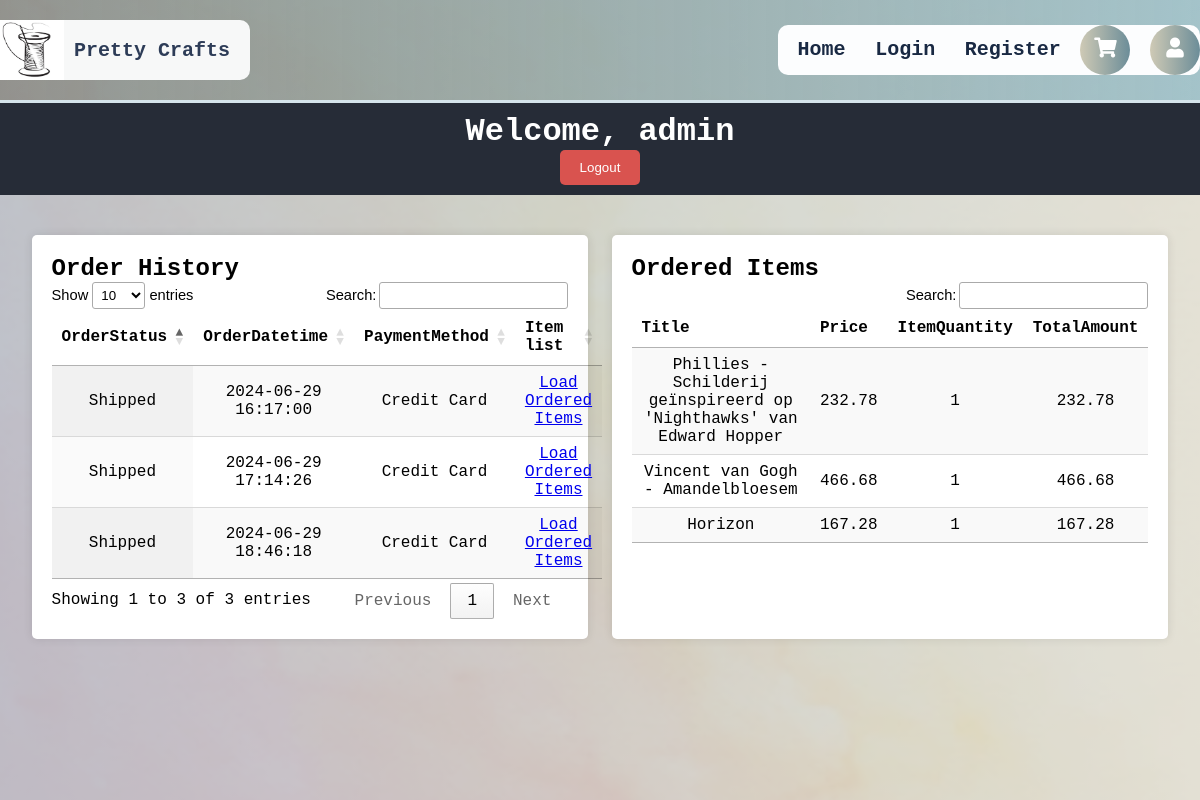
Page /App/public/views/profile.php?order_id=2 (signed in) on the committed database.
### tables this page shows
CREATE TABLE `orders` (
  `OrderId` int(11) NOT NULL,
  `UserId` int(11) DEFAULT NULL,
  `OrderStatus` varchar(50) DEFAULT NULL,
  `OrderDatetime` datetime DEFAULT NULL,
  `PaymentMethod` varchar(50) DEFAULT NULL
);

CREATE TABLE `ordered_products` (
  `OrderProductId` int(11) NOT NULL,
  `OrderId` int(11) DEFAULT NULL,
  `ProductId` int(11) DEFAULT NULL,
  `ItemQuantity` int(11) DEFAULT NULL,
  `TotalAmount` decimal(10,2) DEFAULT NULL
);

CREATE TABLE `products` (
  `ProductId` int(11) NOT NULL,
  `Title` text DEFAULT NULL,
  `Price` float NOT NULL,
  `ProductQuantity` int(11) NOT NULL,
  `Description` text DEFAULT NULL,
  `ProductImage` text DEFAULT NULL
);

### App/src/data_table_utils.php (the view, shortened to what this page needs)
<?php
function to_data_table($conn, $query_info, $orders_table=FALSE) {
    try {
        $input_query = $query_info['query'];
        $params = $query_info['params'];
        $stmt = prepare_statement($conn, $input_query, $params);
        $rows = fetch_rows($stmt);
        if (!empty($rows)) {
            generate_table_header($stmt, $orders_table);
            generate_table_rows($rows, $orders_table);
        }
    } catch (PDOException $e) {
        echo "Error: " . $e->getMessage();
    } catch (Exception $e) {
        echo "Error: " . $e->getMessage();
    }
}
function prepare_statement($conn, $query, $params) {
    $stmt = $conn->prepare($query);
    foreach ($params as $key => $val) {
        $stmt->bindValue($key, $val);
    }
    return $stmt;
}
function fetch_rows($stmt) {
    $stmt->execute();
    return $stmt->fetchAll(PDO::FETCH_ASSOC);
}
function generate_table_header($stmt, $orders_table) {
    echo "<thead><tr>";
    for ($i = 0; $i < $stmt->columnCount(); $i++) {
        $meta = $stmt->getColumnMeta($i);
        $column_name = $meta['name'];
        if (strpos($column_name, "Id") === false) {
            echo "<th>{$column_name}</th>";
        }
    }
    if ($orders_table) {
        echo "<th>Item list</th>";
    }
    echo "</tr></thead><tbody>";
}
function generate_table_rows($rows, $orders_table) {
    foreach ($rows as $row) {
        $order_id = $row['OrderId'];
        echo "<tr>";
        foreach ($row as $key => $column) {
            if (strpos($key, "Id") === false) {
                echo "<td>{$column}</td>";
            }
        }
        if ($orders_table) {
            echo "<td><a href='profile.php?order_id={$order_id}'>Load Ordered Items</a></td>";
        }
        echo "</tr>";
    }
    echo "</tbody>";
}
?>

### App/public/shared/layout.php (shortened to what this page needs)
<!DOCTYPE html>
<html lang="en">
<head>
    <link rel="stylesheet" href="../shared/css/style.css">
    <link rel="stylesheet" href="https://cdnjs.cloudflare.com/ajax/libs/font-awesome/5.15.4/css/all.min.css" />
    <link rel="stylesheet" type="text/css" href="https://cdn.datatables.net/1.11.5/css/jquery.dataTables.css">
</head>
<body>
    <div class="background-image">
        <div class="overlay">
        </div>
    </div>
    <div class="navbar">
        <a href="/index.php" class="navbar-brand">
            <img src="../shared/img/needle threat.png" alt="Logo"> Pretty Crafts
        </a>
        <div class="navbar-links">
            <a href="/index.php">Home</a>
            <a href="/views/login.php">Login</a>
            <a href="/views/register.php">Register</a>
            <?php
            if(isset($_SESSION['user_id']) && isset($_SESSION['username'])): ?>
                <a href="/views/cart.php" class="icon-circle"><i class="fas fa-shopping-cart"></i></a>
                <a href="/views/profile.php" class="icon-circle"><i class="fas fa-user"></i></a>
            <?php endif; ?>
        </div>
    </div>
</body>
</html>

### App/public/views/profile.php (shortened to what this page needs)
<?php
require_once("../../config.php");
include("../shared/layout.php");
?>
<?php
$order_id = isset($_GET['order_id']) ? $_GET['order_id'] : 0;
$orders = orders($conn, $order_id);
?>
<div class="dashboard-header">
    <h1>Welcome, <?php echo htmlspecialchars($_SESSION['username']); ?></h1>
    <form action="<?php echo htmlspecialchars($_SERVER["PHP_SELF"]); ?>" method="post" style="display: inline;">
        <button type="submit" class="logout-button">Logout</button>
    </form>
</div>
<div class="dashboard-container">
    <div class="dashboard-section">
        <h2>Order History</h2>
        <table id="order_history" class="display">
            <?php to_data_table($conn, $orders, $orders_table=TRUE); ?>
        </table>
    </div>
    <div class="dashboard-section">
        <h2>Ordered Items</h2>
        <table id="order_items" class="display">
        </table>
    </div>
</div>

### App/public/shared/css/style.css (style rules this page uses)
html { margin: 0; padding: 0; font-family: 'Courier New', Courier, monospace; }
* { box-sizing: border-box; margin: 0; padding: 0; }
body { margin: 0; padding: 0; }
.background-image { position: fixed; top: 0; left: 0; width: 100%; height: 100%; background-image: url(../img/color_pallete_bg.PNG); background-size: cover; background-position: center; background-repeat: no-repeat; opacity: 0.4; z-index: -1; }
.overlay { position: absolute; top: 0; left: 0; right: 0; bottom: 0; background: -webkit-linear-gradient(left, #2a5a6abe, #93855592); display: flex; justify-content: center; align-items: center; }
.navbar { background: -webkit-linear-gradient(right, #86b5c4af, #5a56456e); display: flex; align-items: center; overflow: hidden; position: -webkit-sticky; position: sticky; top: 0; width: 100%; z-index: 1000; padding-top: 20px; padding-bottom: 20px; border-bottom: 3px solid #d5e4eb; }
.navbar-brand { display: flex; align-items: center; padding-right: 20px; color: #2d3c57; background: #f7f8f8; font-size: 20px; text-decoration: none; font-weight: bold; border-radius: 10px; }
.navbar-brand img { height: 60px; margin-right: 10px; background: -webkit-linear-gradient(right, #2a5a6aaf, #f5e3a1cc); }
.navbar-links { margin-left: auto; background: #fcfdfe; font-weight: bold; border-radius: 10px; }
.navbar-links a { color: #192943; text-decoration: none; margin-left: 20px; font-size: 15pt; }
.navbar-links a.icon-circle { display: inline-block; width: 50px; height: 50px; line-height: 50px; text-align: center; border-radius: 50%; background: -webkit-linear-gradient(right, #2a5a6aaf, #9386556e); color: white; margin-left: 10px; font-size: 20px }
.dashboard-container { display: flex; flex-wrap: wrap; justify-content: space-around; padding: 20px; }
.dashboard-header { width: 100%; background-color: #262c37; color: white; padding: 10px 0; text-align: center; margin-bottom: 10px; }
.dashboard-section { background-color: white; padding: 20px; margin: 10px; border-radius: 5px; box-shadow: 0 0 10px rgba(0,0,0,0.1); width: 48%; }
table.dataTable { width: 100% !important; }
.logout-button { background-color: #d9534f; color: white; border: none; padding: 10px 20px; cursor: pointer; border-radius: 5px; }
form { margin-top: 20px; }
td { padding: 10px; text-align: center; }

### rows in the picture
orders: OrderStatus "Shipped", OrderDatetime "2024-06-29 16:17:00", PaymentMethod "Credit Card"
orders: OrderStatus "Shipped", OrderDatetime "2024-06-29 17:14:26", PaymentMethod "Credit Card"
orders: OrderStatus "Shipped", OrderDatetime "2024-06-29 18:46:18", PaymentMethod "Credit Card"
ordered_products: ProductId.Title "Phillies - Schilderij geïnspireerd op 'Nighthawks' van Edward Hopper", ProductId.Price "232.78", ItemQuantity "1", TotalAmount "232.78"
ordered_products: ProductId.Title "Vincent van Gogh - Amandelbloesem", ProductId.Price "466.68", ItemQuantity "1", TotalAmount "466.68"
ordered_products: ProductId.Title "Horizon", ProductId.Price "167.28", ItemQuantity "1", TotalAmount "167.28"

### other values in the picture
$_SESSION['username'] "admin"
$column_name "OrderStatus"
$column_name "OrderDatetime"
$column_name "PaymentMethod"
$column_name "Title"
$column_name "Price"
$column_name "ItemQuantity"
$column_name "TotalAmount"
